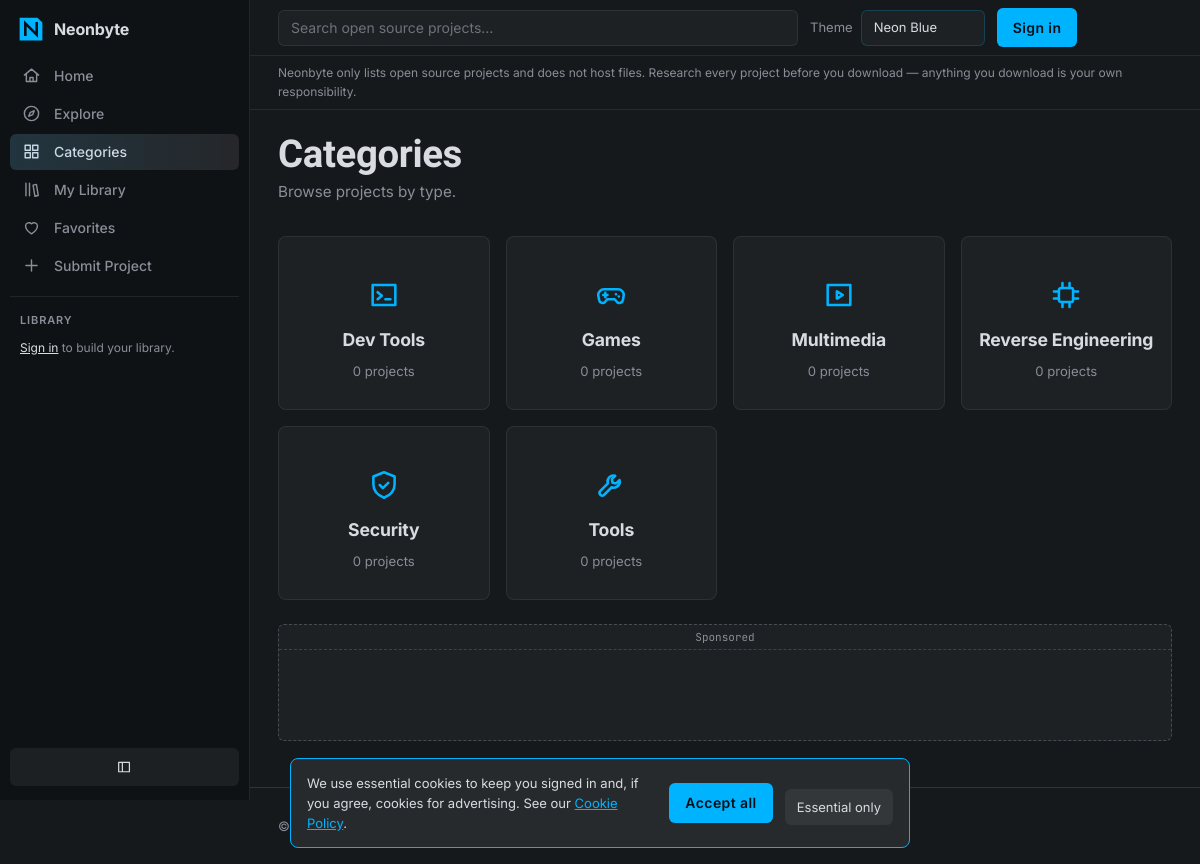
/categories.php, run on the app's committed database.
### tables this page shows
CREATE TABLE IF NOT EXISTS categories (
  id   INT AUTO_INCREMENT PRIMARY KEY,
  name VARCHAR(40) UNIQUE,
  slug VARCHAR(40) UNIQUE
);

### includes/auth.php (called while the page is built, shortened)
<?php
function current_user(): ?array {
    return $_SESSION['user'] ?? null;
}

### categories.php (the view, shortened to what this page needs)
<?php
require_once 'includes/layout.php';
require_once 'includes/auth.php';
$db = db();
$cats = $db->query('
  SELECT c.*, COUNT(p.id) AS proj_count
  FROM categories c
  LEFT JOIN projects p ON p.category_id=c.id AND p.status="published"
  GROUP BY c.id ORDER BY c.name
')->fetchAll();
head('Categories', 'cats');
?>
<div class="page-header fade-up">
  <h1>Categories</h1>
  <p class="page-sub">Browse projects by type.</p>
</div>
<div class="cat-grid fade-up">
  <?php
  $icons = ['games'=>'gamepad','tools'=>'wrench','dev-tools'=>'terminal','multimedia'=>'film','security'=>'shield','reverse-engineering'=>'chip'];
  foreach($cats as $c):
    $icon = $icons[$c['slug']] ?? 'folder';
  ?>
  <a class="cat-card" href="explore.php?cat=<?= $c['slug'] ?>">
    <span class="cat-icon"><?= icon($icon) ?></span>
    <h2><?= htmlspecialchars($c['name']) ?></h2>
    <p><?= $c['proj_count'] ?> project<?= $c['proj_count']!=1?'s':'' ?></p>
  </a>
  <?php endforeach; ?>
</div>
<?php foot(); ?>

### includes/layout.php (shortened to what this page needs)
<?php
require_once __DIR__ . '/auth.php';
require_once __DIR__ . '/icons.php';
function ad(string $cls, string $size): void {
    echo '<aside class="ad '.$cls.'" aria-label="Advertisement" data-ad-slot="'.$cls.'">
            <span>Sponsored</span>
            <div style="min-height:'.$size.'"></div>
          </aside>';
}
function head(string $title, string $active = 'home'): void {
    $script = $_SERVER['SCRIPT_FILENAME'];
    $base   = realpath(__DIR__.'/../');
    $rel    = str_replace($base, '', dirname($script));
    $depth2 = substr_count(ltrim($rel, '/'), '/') + (ltrim($rel,'/')==='' ? 0 : 1);
    $prefix = str_repeat('../', $depth2);
    if ($prefix === '') $prefix = './';
    $nav = [
        'home'    => [$prefix.'index.php',      'home', 'Home'],
        'explore' => [$prefix.'explore.php',    'compass', 'Explore'],
        'cats'    => [$prefix.'categories.php', 'grid', 'Categories'],
        'lib'     => [$prefix.'library.php',    'library', 'My Library'],
        'fav'     => [$prefix.'favorites.php',  'heart', 'Favorites'],
        'submit'  => [$prefix.'submit.php',     'plus',   'Submit Project'],
    ];
    $user = current_user();
    ?>
<!doctype html>
<html lang="en" data-theme="neon-blue">
<head>
<link rel="stylesheet" href="<?= $prefix ?>assets/css/style.css">
<link rel="stylesheet" href="<?= $prefix ?>assets/css/hydra.css"><?php  ?>
</head>
<body>
<nav class="side" aria-label="Main navigation">
  <a class="logo" href="<?= $prefix ?>index.php" aria-label="Neonbyte home"><?= logo_mark(32) ?><span>Neonbyte</span></a>
  <?php foreach($nav as $k=>$n): ?>
  <a href="<?= $n[0] ?>" class="<?= $k===$active?'on':'' ?>" title="<?= $n[2] ?>">
    <i aria-hidden="true"><?= icon($n[1]) ?></i><span><?= $n[2] ?></span>
  </a>
  <?php endforeach; ?>
  <div class="side-label">Library</div>
  <div class="lib">
  <?php
    if ($user) {
      $lq = db()->prepare('SELECT p.*,
          (SELECT s.path_or_url FROM screenshots s WHERE s.project_id=p.id ORDER BY s.id LIMIT 1) AS shot,
          (SELECT s.is_upload FROM screenshots s WHERE s.project_id=p.id ORDER BY s.id LIMIT 1) AS shot_up
        FROM favorites f JOIN projects p ON p.id=f.project_id AND p.status="published" WHERE f.user_id=? ORDER BY f.created_at DESC LIMIT 14');
      $lq->execute([(int)$user['id']]);
      $libRows = $lq->fetchAll();
      foreach ($libRows as $lr): ?>
    <a class="lib-item" href="<?= $prefix ?>project.php?id=<?= $lr['id'] ?>" title="<?= htmlspecialchars($lr['name']) ?>"><span class="lib-ico" style="<?= cover_css($lr) ?>"></span><span><?= htmlspecialchars($lr['name']) ?></span></a>
  <?php endforeach; if (!$libRows): ?><p class="lib-empty">Save projects to see them here.</p><?php endif;
    } else { ?><p class="lib-empty"><a href="<?= $prefix ?>login.php">Sign in</a> to build your library.</p><?php } ?>
  </div>
  <button id="collapse" class="ghost" aria-label="Collapse menu"><?= icon('sidebar') ?></button>
</nav>
<div class="shell">
<header class="top" role="banner">
  <form action="<?= $prefix ?>explore.php" role="search">
    <input name="q" type="search" placeholder="Search open source projects…" aria-label="Search projects">
  </form>
  <label class="theme">Theme
    <select id="theme" aria-label="Color theme">
      <option value="neon-blue">Neon Blue</option>
    </select>
  </label>
  <?php if ($user): ?>
    <?php $n = unread_count((int)$user['id']); ?><a class="bell<?= $n ? ' has-new' : '' ?>" href="<?= $prefix ?>notifications.php" aria-label="Notifications"><?= icon('bell') ?><?php if ($n): ?><b><?= $n > 99 ? '99+' : $n ?></b><?php endif; ?></a>
    <div class="user-menu">
      <button class="user-btn" id="user-menu-btn" aria-haspopup="true" aria-expanded="false">
        <?php if($user['avatar']): ?>
          <img src="<?= htmlspecialchars($user['avatar']) ?>" alt="" class="user-avatar">
        <?php else: ?>
          <span class="user-initial"><?= mb_strtoupper(mb_substr($user['name'],0,1)) ?></span>
        <?php endif; ?>
        <span class="user-name"><?= htmlspecialchars($user['name']) ?></span> <?= icon('chevron-down') ?>
      </button>
      <div class="user-dropdown" id="user-dropdown" hidden>
        <a href="<?= $prefix ?>dashboard.php"><?= icon('chart') ?> Dashboard</a>
        <a href="<?= $prefix ?>profile.php?id=<?= $user['id'] ?>"><?= icon('user') ?> Profile</a>
        <a href="<?= $prefix ?>submit.php"><?= icon('plus') ?> Submit project</a>
        <a href="<?= $prefix ?>account.php"><?= icon('lock') ?> Change password</a>
        <?php if($user['role']==='admin'): ?>
          <a href="<?= $prefix ?>admin/index.php"><?= icon('settings') ?> Admin Panel</a>
        <?php endif; ?>
        <a href="<?= $prefix ?>logout.php" class="dropdown-danger"><?= icon('logout') ?> Sign out</a>
      </div>
    </div>
  <?php else: ?>
    <a class="btn" href="<?= $prefix ?>login.php">Sign in</a>
  <?php endif; ?>
</header>
<p class="notice" role="note">
  Neonbyte only lists open source projects and does not host files.
  Research every project before you download — anything you download is your own responsibility.
</p>
<div class="cols"><main id="main-content">
<?php }
function foot(): void {
    $script = $_SERVER['SCRIPT_FILENAME'];
    $base   = realpath(dirname(__DIR__));
    $rel    = str_replace($base, '', dirname($script));
    $depth2 = substr_count(ltrim($rel, '/'), '/') + (ltrim($rel,'/')==='' ? 0 : 1);
    $prefix = str_repeat('../', $depth2);
    if ($prefix === '') $prefix = './';
?>
<?php ad('ad-inline','90px'); ?>
</main>
</div>
<footer>
  &copy; <?= date('Y') ?> Neonbyte &middot;
  <a href="<?= $prefix ?>legal/terms.php">Terms</a>
  <a href="<?= $prefix ?>legal/privacy.php">Privacy</a>
  <a href="<?= $prefix ?>legal/cookies.php">Cookies</a>
  <a href="<?= $prefix ?>legal/dmca.php">Content removal</a>
  <a href="mailto:<?= defined('CONTACT_EMAIL') ? CONTACT_EMAIL : 'contact@example.com' ?>">Contact</a>
</footer>
<div id="cookie-banner" class="cookie" role="dialog" aria-label="Cookie consent" hidden>
  <p>We use essential cookies to keep you signed in and, if you agree, cookies for advertising. See our <a href="<?= $prefix ?>legal/cookies.php">Cookie Policy</a>.</p>
  <button class="btn" id="cookie-accept">Accept all</button> <button class="ghost" id="cookie-reject">Essential only</button>
</div>
</div>
</body>
</html>
<?php } ?>

### includes/icons.php (shortened to what this page needs)
<?php
function icon(string $name, int $size = 0): string {
  $cls = 'ic ic-'.$name . ($name === 'star' ? ' ic-fill' : '');
  $dim = $size ? ' width="'.$size.'" height="'.$size.'"' : '';
  return '<svg class="'.$cls.'" viewBox="0 0 24 24"'.$dim.' aria-hidden="true" focusable="false">'.$p[$name].'</svg>';
}
function logo_mark(int $size = 32): string {
  return '<svg class="logo-mark" viewBox="0 0 32 32" width="'.$size.'" height="'.$size.'" aria-hidden="true"><path class="bg" d="M2 2h22l6 6v22H2z"/><path class="n" d="M9 23V9l14 14V9"/></svg>';
}

### assets/css/hydra.css (style rules this page uses)
html[data-theme] { --bg:color-mix(in srgb,var(--pri) 2%,#161617); --sf:color-mix(in srgb,var(--pri) 2%,#1e1e20); --sf2:color-mix(in srgb,var(--pri) 2%,#272729); --tx:#dadbe1;--mu:#8b8d98;--line:rgba(255,255,255,.08); --side:color-mix(in srgb,var(--pri) 2%,#0f0f10); }
body { background:var(--bg);background-image:none;font:14px/1.55 Inter,system-ui,sans-serif }
body::before { display:none }
h1,h2,h3,.logo { font-family:Inter,system-ui,sans-serif;letter-spacing:-.01em }
.side { width:250px;background:var(--side);border-right:1px solid var(--line);padding:14px 10px;gap:2px }
.logo { font-size:16px;font-weight:700;margin-bottom:12px;padding:2px 8px }
.logo svg { width:26px;height:26px }
.side>a:not(.logo) { height:36px;padding:0 10px;border-radius:6px;border:0;font-weight:500;color:var(--mu);gap:12px }
.side>a.on { background:rgba(255,255,255,.09);color:var(--tx);box-shadow:none }
.side i .ic { color:inherit }
.side-label { font:600 11px Inter,system-ui,sans-serif;letter-spacing:.08em;text-transform:uppercase;color:var(--mu);padding:16px 10px 6px;border-top:1px solid var(--line);margin-top:10px }
.lib { flex:1;min-height:0;overflow-y:auto;display:flex;flex-direction:column;gap:1px;scrollbar-width:thin }
.lib-empty { font-size:12px;color:var(--mu);padding:4px 10px }
.lib-empty a { color:var(--tx);text-decoration:underline }
.ghost { margin-top:8px;border-radius:6px }
.top { height:56px;padding:0 28px;background:var(--bg);backdrop-filter:none;border-bottom:1px solid var(--line) }
.top input,.top select { height:36px;padding:0 12px;border-radius:6px;background:var(--sf) }
.top form { max-width:520px }
.notice { margin:0;padding:8px 28px;border:0;border-bottom:1px solid var(--line);border-radius:0;background:transparent;font-size:12px;color:var(--mu) }
.cols { padding:22px 28px }
.btn { border-radius:6px;padding:9px 16px;font-weight:600;font-size:14px;transform:none }
.btn::after { display:none }
.btn-ghost,.ghost { background:rgba(255,255,255,.06);border:0 }
input:not([type=checkbox]):not([type=radio]):not([type=range]):not([type=hidden]):not([type=file]),select,textarea,.field-input { border-radius:6px;background-color:var(--sf) }
.form-card,.form-card-sm,.auth-wrap,.stat-card,.dash-table-wrap,.form-section,.cat-card { border-radius:8px;background:var(--sf) }
.cookie,.user-dropdown { border-radius:8px }
.card::after,.explore-card::after,.cat-card::after,.stat-card::after { display:none }
.side i { color:inherit }

### data on the page
categories: name "Dev Tools", proj_count "0"
categories: name "Games", proj_count "0"
categories: name "Multimedia", proj_count "0"
categories: name "Reverse Engineering", proj_count "0"
categories: name "Security", proj_count "0"
categories: name "Tools", proj_count "0"

### other printed values
$n[2] "Home"
$n[2] "Explore"
$n[2] "Categories"
$n[2] "My Library"
$n[2] "Favorites"
$n[2] "Submit Project"
